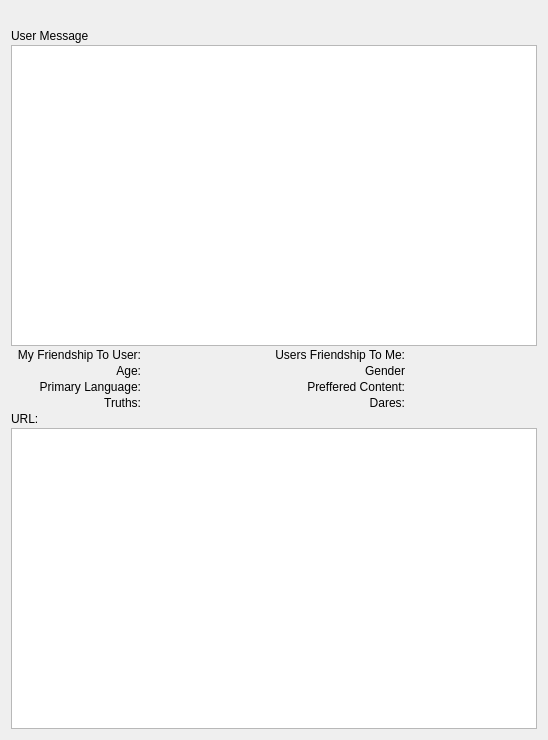
<?xml version="1.0" encoding="UTF-8"?>
<ui version="4.0">
 <class>AppletAboutUserUi</class>
 <widget class="QWidget" name="AppletAboutUserUi">
  <property name="modal" stdset="0">
   <bool>false</bool>
  </property>
  <property name="windowModality">
   <enum>Qt::WindowModality::ApplicationModal</enum>
  </property>
  <property name="geometry">
   <rect>
    <x>0</x>
    <y>0</y>
    <width>548</width>
    <height>740</height>
   </rect>
  </property>
  <property name="sizePolicy">
   <sizepolicy hsizetype="Expanding" vsizetype="Preferred">
    <horstretch>0</horstretch>
    <verstretch>0</verstretch>
   </sizepolicy>
  </property>
  <property name="windowTitle">
   <string>About User</string>
  </property>
  <property name="windowOpacity">
   <double>1.000000000000000</double>
  </property>
  <property name="toolTip">
   <string/>
  </property>
  <property name="sizeGripEnabled" stdset="0">
   <bool>true</bool>
  </property>
  <layout class="QVBoxLayout" name="verticalLayout">
   <property name="spacing">
    <number>2</number>
   </property>
   <item>
    <widget class="IdentOfferWidget" name="m_IdentWidget" native="true">
     <property name="sizePolicy">
      <sizepolicy hsizetype="Expanding" vsizetype="Preferred">
       <horstretch>0</horstretch>
       <verstretch>0</verstretch>
      </sizepolicy>
     </property>
    </widget>
   </item>
   <item>
    <widget class="QLabel" name="m_StatusLabel">
     <property name="sizePolicy">
      <sizepolicy hsizetype="Expanding" vsizetype="Preferred">
       <horstretch>0</horstretch>
       <verstretch>0</verstretch>
      </sizepolicy>
     </property>
     <property name="text">
      <string notr="true"/>
     </property>
    </widget>
   </item>
   <item>
    <widget class="QLabel" name="m_UserMsgLabel">
     <property name="text">
      <string>User Message</string>
     </property>
    </widget>
   </item>
   <item>
    <widget class="QPlainTextEdit" name="m_UserMsgTextEdit"/>
   </item>
   <item>
    <layout class="QHBoxLayout" name="horizontalLayout_4">
     <item>
      <widget class="QLabel" name="m_MyFirendshipLabel">
       <property name="sizePolicy">
        <sizepolicy hsizetype="Expanding" vsizetype="Preferred">
         <horstretch>0</horstretch>
         <verstretch>0</verstretch>
        </sizepolicy>
       </property>
       <property name="text">
        <string>My Friendship To User:</string>
       </property>
       <property name="alignment">
        <set>Qt::AlignmentFlag::AlignRight|Qt::AlignmentFlag::AlignTrailing|Qt::AlignmentFlag::AlignVCenter</set>
       </property>
      </widget>
     </item>
     <item>
      <widget class="QLabel" name="m_MyFriendship">
       <property name="sizePolicy">
        <sizepolicy hsizetype="Expanding" vsizetype="Preferred">
         <horstretch>0</horstretch>
         <verstretch>0</verstretch>
        </sizepolicy>
       </property>
       <property name="text">
        <string notr="true"/>
       </property>
      </widget>
     </item>
     <item>
      <widget class="QLabel" name="m_UsersFriendshipLabel">
       <property name="sizePolicy">
        <sizepolicy hsizetype="Expanding" vsizetype="Preferred">
         <horstretch>0</horstretch>
         <verstretch>0</verstretch>
        </sizepolicy>
       </property>
       <property name="minimumSize">
        <size>
         <width>6</width>
         <height>0</height>
        </size>
       </property>
       <property name="text">
        <string>Users Friendship To Me:</string>
       </property>
       <property name="alignment">
        <set>Qt::AlignmentFlag::AlignRight|Qt::AlignmentFlag::AlignTrailing|Qt::AlignmentFlag::AlignVCenter</set>
       </property>
      </widget>
     </item>
     <item>
      <widget class="QLabel" name="m_UsersFrienshipText">
       <property name="sizePolicy">
        <sizepolicy hsizetype="Expanding" vsizetype="Preferred">
         <horstretch>0</horstretch>
         <verstretch>0</verstretch>
        </sizepolicy>
       </property>
       <property name="text">
        <string notr="true"/>
       </property>
      </widget>
     </item>
    </layout>
   </item>
   <item>
    <layout class="QHBoxLayout" name="horizontalLayout">
     <item>
      <widget class="QLabel" name="m_AgeLabel">
       <property name="sizePolicy">
        <sizepolicy hsizetype="Expanding" vsizetype="Preferred">
         <horstretch>0</horstretch>
         <verstretch>0</verstretch>
        </sizepolicy>
       </property>
       <property name="text">
        <string>Age:</string>
       </property>
       <property name="alignment">
        <set>Qt::AlignmentFlag::AlignRight|Qt::AlignmentFlag::AlignTrailing|Qt::AlignmentFlag::AlignVCenter</set>
       </property>
      </widget>
     </item>
     <item>
      <widget class="QLabel" name="m_AgeText">
       <property name="sizePolicy">
        <sizepolicy hsizetype="Expanding" vsizetype="Preferred">
         <horstretch>0</horstretch>
         <verstretch>0</verstretch>
        </sizepolicy>
       </property>
       <property name="text">
        <string notr="true"/>
       </property>
      </widget>
     </item>
     <item>
      <widget class="QLabel" name="m_GenderLabel">
       <property name="sizePolicy">
        <sizepolicy hsizetype="Expanding" vsizetype="Preferred">
         <horstretch>0</horstretch>
         <verstretch>0</verstretch>
        </sizepolicy>
       </property>
       <property name="text">
        <string>Gender</string>
       </property>
       <property name="alignment">
        <set>Qt::AlignmentFlag::AlignRight|Qt::AlignmentFlag::AlignTrailing|Qt::AlignmentFlag::AlignVCenter</set>
       </property>
      </widget>
     </item>
     <item>
      <widget class="QLabel" name="m_GenderText">
       <property name="sizePolicy">
        <sizepolicy hsizetype="Expanding" vsizetype="Preferred">
         <horstretch>0</horstretch>
         <verstretch>0</verstretch>
        </sizepolicy>
       </property>
       <property name="text">
        <string notr="true"/>
       </property>
      </widget>
     </item>
    </layout>
   </item>
   <item>
    <layout class="QHBoxLayout" name="horizontalLayout_2">
     <item>
      <widget class="QLabel" name="m_LanguageLabel">
       <property name="sizePolicy">
        <sizepolicy hsizetype="Expanding" vsizetype="Preferred">
         <horstretch>0</horstretch>
         <verstretch>0</verstretch>
        </sizepolicy>
       </property>
       <property name="text">
        <string>Primary Language:</string>
       </property>
       <property name="alignment">
        <set>Qt::AlignmentFlag::AlignRight|Qt::AlignmentFlag::AlignTrailing|Qt::AlignmentFlag::AlignVCenter</set>
       </property>
      </widget>
     </item>
     <item>
      <widget class="QLabel" name="m_LanguageText">
       <property name="sizePolicy">
        <sizepolicy hsizetype="Expanding" vsizetype="Preferred">
         <horstretch>0</horstretch>
         <verstretch>0</verstretch>
        </sizepolicy>
       </property>
       <property name="text">
        <string notr="true"/>
       </property>
      </widget>
     </item>
     <item>
      <widget class="QLabel" name="m_ContentLabel">
       <property name="sizePolicy">
        <sizepolicy hsizetype="Expanding" vsizetype="Preferred">
         <horstretch>0</horstretch>
         <verstretch>0</verstretch>
        </sizepolicy>
       </property>
       <property name="text">
        <string>Preffered Content:</string>
       </property>
       <property name="alignment">
        <set>Qt::AlignmentFlag::AlignRight|Qt::AlignmentFlag::AlignTrailing|Qt::AlignmentFlag::AlignVCenter</set>
       </property>
      </widget>
     </item>
     <item>
      <widget class="QLabel" name="m_ContentText">
       <property name="sizePolicy">
        <sizepolicy hsizetype="Expanding" vsizetype="Preferred">
         <horstretch>0</horstretch>
         <verstretch>0</verstretch>
        </sizepolicy>
       </property>
       <property name="text">
        <string notr="true"/>
       </property>
      </widget>
     </item>
    </layout>
   </item>
   <item>
    <layout class="QHBoxLayout" name="horizontalLayout_3">
     <item>
      <widget class="QLabel" name="m_TruthsLabel">
       <property name="sizePolicy">
        <sizepolicy hsizetype="Expanding" vsizetype="Preferred">
         <horstretch>0</horstretch>
         <verstretch>0</verstretch>
        </sizepolicy>
       </property>
       <property name="text">
        <string>Truths:</string>
       </property>
       <property name="alignment">
        <set>Qt::AlignmentFlag::AlignRight|Qt::AlignmentFlag::AlignTrailing|Qt::AlignmentFlag::AlignVCenter</set>
       </property>
      </widget>
     </item>
     <item>
      <widget class="QLabel" name="m_TruthsText">
       <property name="sizePolicy">
        <sizepolicy hsizetype="Expanding" vsizetype="Preferred">
         <horstretch>0</horstretch>
         <verstretch>0</verstretch>
        </sizepolicy>
       </property>
       <property name="text">
        <string notr="true"/>
       </property>
      </widget>
     </item>
     <item>
      <widget class="QLabel" name="m_DaresLabel">
       <property name="sizePolicy">
        <sizepolicy hsizetype="Expanding" vsizetype="Preferred">
         <horstretch>0</horstretch>
         <verstretch>0</verstretch>
        </sizepolicy>
       </property>
       <property name="text">
        <string>Dares:</string>
       </property>
       <property name="alignment">
        <set>Qt::AlignmentFlag::AlignRight|Qt::AlignmentFlag::AlignTrailing|Qt::AlignmentFlag::AlignVCenter</set>
       </property>
      </widget>
     </item>
     <item>
      <widget class="QLabel" name="m_DaresText">
       <property name="sizePolicy">
        <sizepolicy hsizetype="Expanding" vsizetype="Preferred">
         <horstretch>0</horstretch>
         <verstretch>0</verstretch>
        </sizepolicy>
       </property>
       <property name="text">
        <string notr="true"/>
       </property>
      </widget>
     </item>
    </layout>
   </item>
   <item>
    <layout class="QHBoxLayout" name="horizontalLayout_5">
     <item>
      <widget class="QLabel" name="m_UrlLabel">
       <property name="text">
        <string>URL:</string>
       </property>
      </widget>
     </item>
     <item>
      <widget class="QLabel" name="m_UrlText">
       <property name="sizePolicy">
        <sizepolicy hsizetype="Expanding" vsizetype="Preferred">
         <horstretch>0</horstretch>
         <verstretch>0</verstretch>
        </sizepolicy>
       </property>
       <property name="text">
        <string notr="true"/>
       </property>
       <property name="wordWrap">
        <bool>true</bool>
       </property>
      </widget>
     </item>
    </layout>
   </item>
   <item>
    <widget class="QPlainTextEdit" name="m_InfoPlainTextEdit"/>
   </item>
  </layout>
 </widget>
 <customwidgets>
  <customwidget>
   <class>IdentOfferWidget</class>
   <extends>QWidget</extends>
   <header>IdentOfferWidget.h</header>
   <container>1</container>
  </customwidget>
 </customwidgets>
 <resources/>
 <connections/>
</ui>
